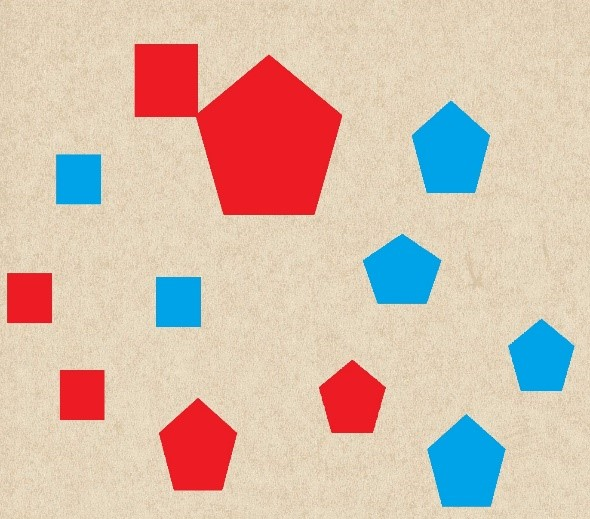
#> input picture labfinal/img/fig1.jpg, 590 x 519 px
$ python main.py
#> lines starting #> are read from the running program, lines starting #| are printed output that depends on the picture; after the words box and inside, x2 and y2 are one past the last pixel; in counts of white or black regions, pixels touching at a corner belong together
import numpy as np
import cv2 as cv
import functions as f
from matplotlib import pyplot as plt

img1 = cv.imread("img/fig1.jpg",1)
#> img1 is the input picture: shape (519, 590, 3); mean B, G, R 172.9, 188.1, 212.6
print(np.shape(img1))
#| (519, 590, 3)
r = img1[:,:,0] # red is in black
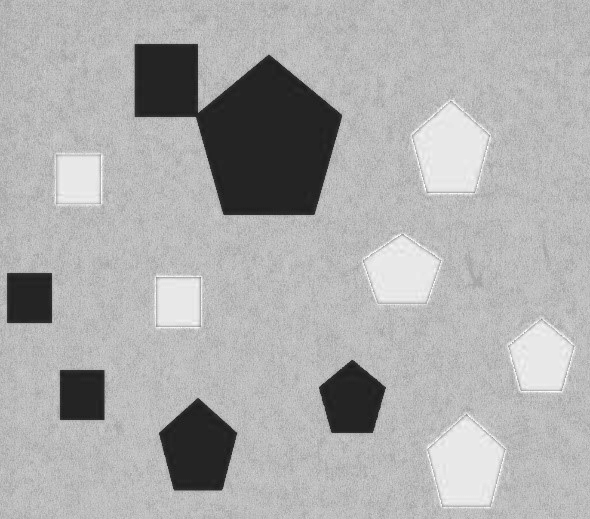
#> r: shape (519, 590); min 20, max 255, mean 172.9
g = img1[:,:,2] # g is in black
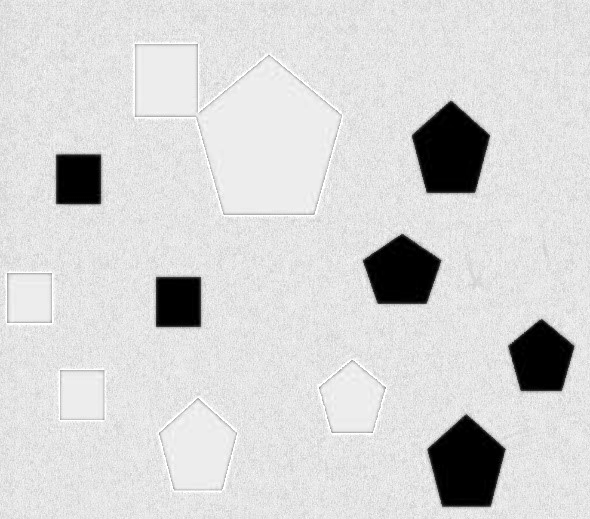
#> g: shape (519, 590); min 0, max 255, mean 212.6

ret,r = cv.threshold(r,127,255,cv.THRESH_BINARY)
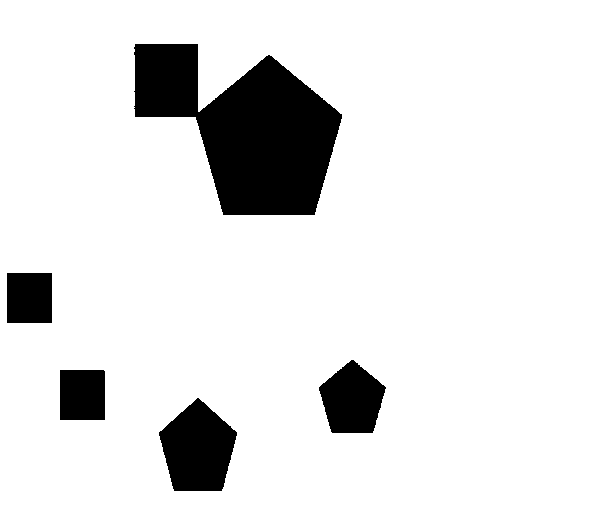
#> r: shape (519, 590); 88.9% white; 5 black regions, box (x1, y1, x2, y2) and area: (134, 44, 342, 215) 20976, (159, 398, 237, 491) 5070, (319, 360, 386, 433) 3422, (7, 273, 52, 323) 2250, (60, 370, 105, 420) 2249
ret,g = cv.threshold(g,127,255,cv.THRESH_BINARY)
#> g: shape (519, 590); 92.9% white; 6 black regions, box (x1, y1, x2, y2) and area: (427, 414, 506, 507) 5059, (412, 101, 490, 193) 5044, (363, 234, 441, 304) 3850, (508, 319, 574, 391) 3338, (156, 277, 201, 327) 2250, (56, 154, 101, 204) 2249

cv.imwrite("g.jpg",g)
cv.imwrite("r.jpg",r)

kernel1 = np.ones((9, 9), np.uint8)
r = cv.morphologyEx(r, cv.MORPH_DILATE, kernel1)
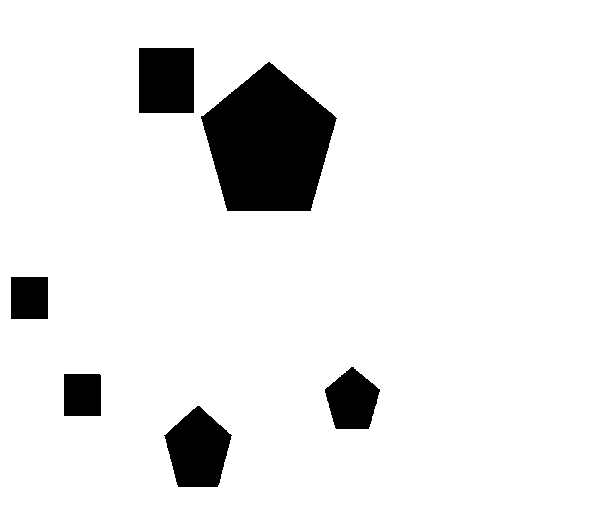
#> r: shape (519, 590); 91.2% white; 6 black regions, box (x1, y1, x2, y2) and area: (201, 62, 337, 211) 14006, (164, 406, 232, 487) 3786, (139, 48, 194, 113) 3575, (325, 367, 380, 429) 2386, (11, 277, 48, 319) 1554, (64, 374, 101, 416) 1553
g = cv.morphologyEx(g, cv.MORPH_DILATE, kernel1)
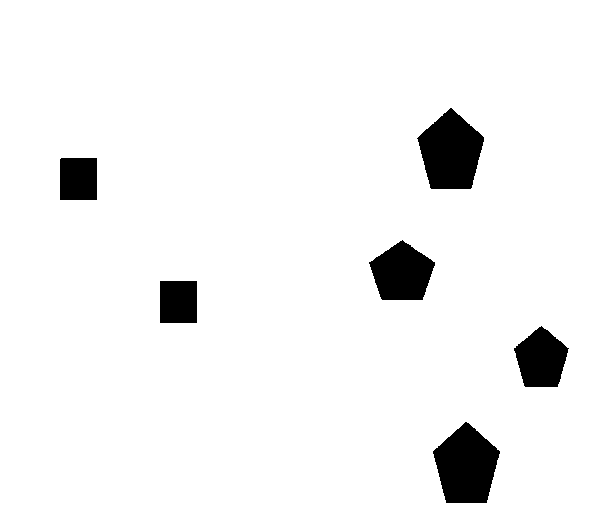
#> g: shape (519, 590); 94.9% white; 6 black regions

contours, hier = cv.findContours(r, cv.RETR_TREE, cv.CHAIN_APPROX_SIMPLE)
#> contours = 7 contours; box (x1, y1, x2, y2) and area: (0, 0, 590, 519) 305102, (200, 61, 338, 212) 14211, (163, 405, 233, 488) 3892, (138, 47, 195, 114) 3694, (324, 366, 381, 430) 2471, (10, 276, 49, 320) 1632, (63, 373, 102, 417) 1630

img = r
for c in contours:
    x, y, w, h = cv.boundingRect(c)
    cv.rectangle(img, (x, y), (x + w, y + h), (0, 255, 0), 2)
    # get the min area rect
    rect = cv.minAreaRect(c)
    box = cv.boxPoints(rect)
    # convert all coordinates floating point values to int
    box = np.int0(box)
    # draw a red 'nghien' rectangle
    cv.drawContours(img, [box], 0, (0, 0, 255))
#> this loop made 7 passes
#> (x, y, w, h, rect, box) on passes 2 to 7: (163, 405, 70, 83, ((198.2, 453.5), (75, 74.87), -42.27), [[195, 506], [145, 451], [200, 400], [251, 456]]), (63, 373, 39, 44, ((82, 394.5), (43, 38), -90), [[101, 416], [63, 416], [63, 373], [101, 373]]), (324, 366, 57, 64, ((351.2, 403.1), (59.11, 59.55), -49.4), [[354, 444], [309, 406], [347, 361], [393, 400]]), (10, 276, 39, 44, ((29, 297.5), (43, 38), -90), [[47, 318], [10, 318], [10, 275], [47, 275]]), (200, 61, 138, 151, ((268.5, 136), (150, 137), -90), [[337, 210], [200, 210], [200, 61], [337, 61]]), (138, 47, 57, 67, ((166, 80), (66, 56), -90), [[194, 113], [138, 113], [138, 47], [194, 47]])
#> (c, x, y, w, h, rect, box) on pass 1: ([[0, 0], [0, 518], [589, 518], [589, 0]], 0, 0, 590, 519, ((294.5, 259), (518, 589), -90), [[589, 518], [0, 518], [0, 0], [589, 0]])
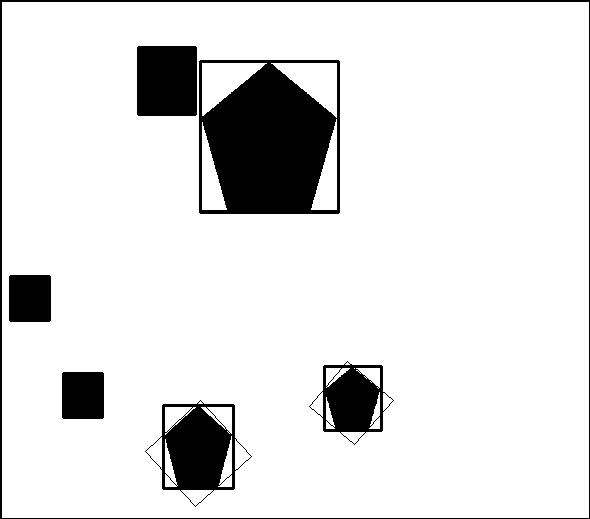
#> img: shape (519, 590); 88.4% white; 7 black regions

cv.imwrite("contoursr.jpg", img)

contours, hier = cv.findContours(g, cv.RETR_TREE, cv.CHAIN_APPROX_SIMPLE)
#> contours = 7 contours; box (x1, y1, x2, y2) and area: (0, 0, 590, 519) 305102, (432, 421, 501, 504) 3886, (416, 107, 485, 190) 3872, (368, 239, 436, 301) 2840, (513, 325, 570, 388) 2405, (159, 280, 198, 324) 1632, (59, 157, 98, 201) 1630

img = g
for c in contours:
    x, y, w, h = cv.boundingRect(c)
    cv.rectangle(img, (x, y), (x + w, y + h), (0, 255, 0), 2)
    # get the min area rect
    rect = cv.minAreaRect(c)
    box = cv.boxPoints(rect)
    # convert all coordinates floating point values to int
    box = np.int0(box)
    # draw a red 'nghien' rectangle
    cv.drawContours(img, [box], 0, (0, 0, 255))
#> this loop made 7 passes
#> (x, y, w, h, rect, box) on passes 2 to 7: (432, 421, 69, 83, ((466, 462), (82, 68), -90), [[500, 503], [432, 503], [432, 421], [500, 421]]), (513, 325, 57, 63, ((540.3, 361.5), (58.42, 58.89), -48.81), [[543, 402], [498, 364], [537, 320], [581, 358]]), (159, 280, 39, 44, ((178, 301.5), (43, 38), -90), [[197, 322], [159, 322], [159, 279], [197, 279]]), (368, 239, 68, 62, ((404, 274.7), (65.73, 62.13), -33.69), [[393, 318], [359, 267], [414, 230], [448, 282]]), (59, 157, 39, 44, ((78, 178.5), (43, 38), -90), [[97, 199], [59, 199], [59, 156], [97, 156]]), (416, 107, 69, 83, ((450.5, 156), (74.25, 74.25), -45), [[450, 208], [398, 155], [450, 103], [503, 155]])
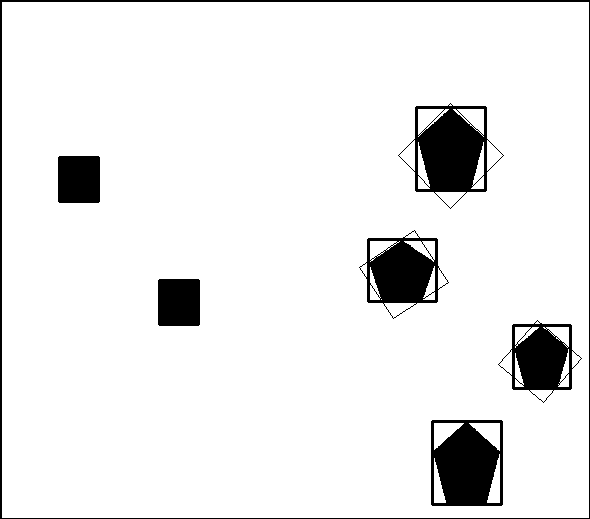
#> img: shape (519, 590); 92.3% white; 7 black regions, largest, box (x1, y1, x2, y2) and area: (398, 103, 504, 209) 4856, (431, 420, 503, 506) 4682, (359, 230, 449, 319) 3705

cv.imwrite("contoursg.jpg", img)

# [8 lines of commented-out code are left out]
